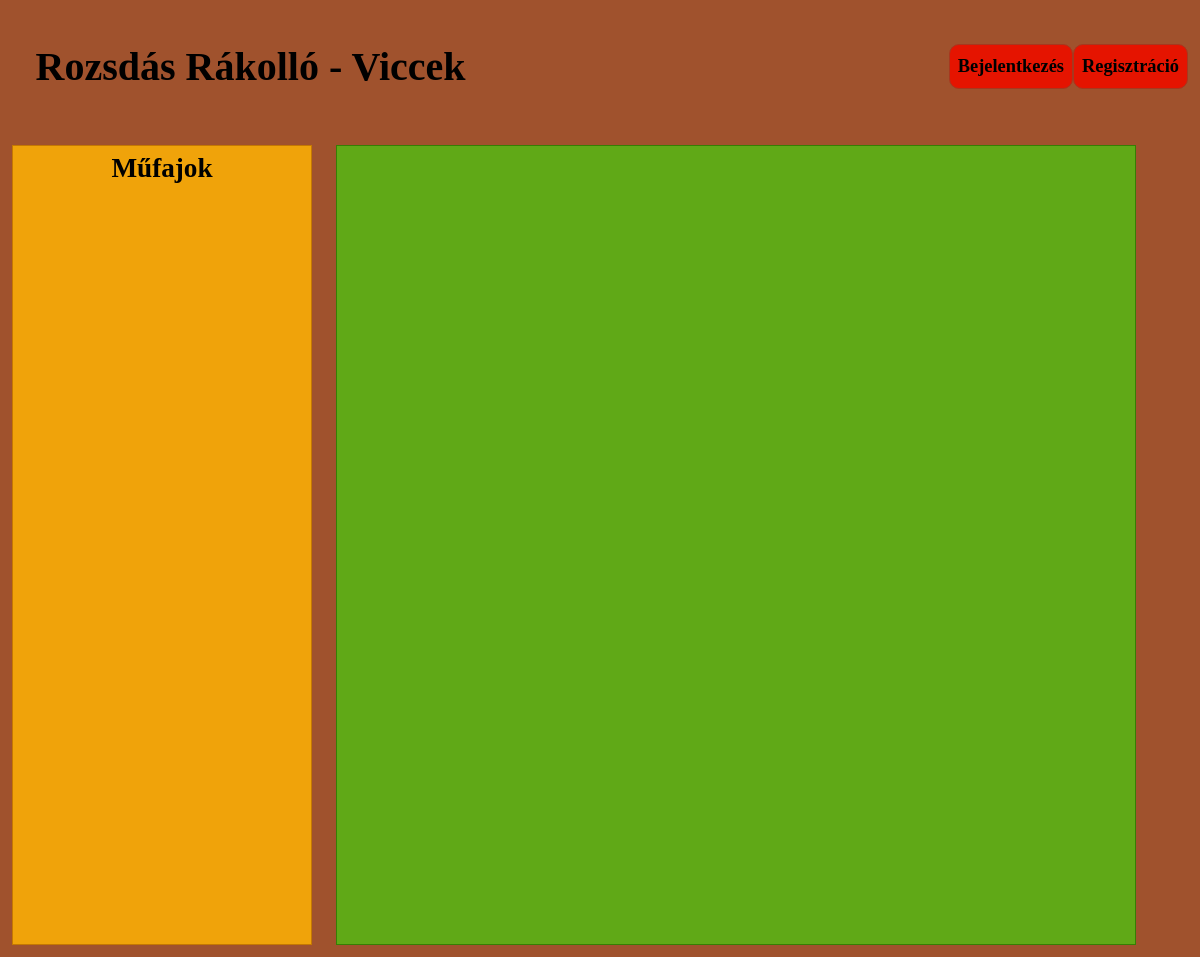
Before: /Oldal/index.php with the older database file.
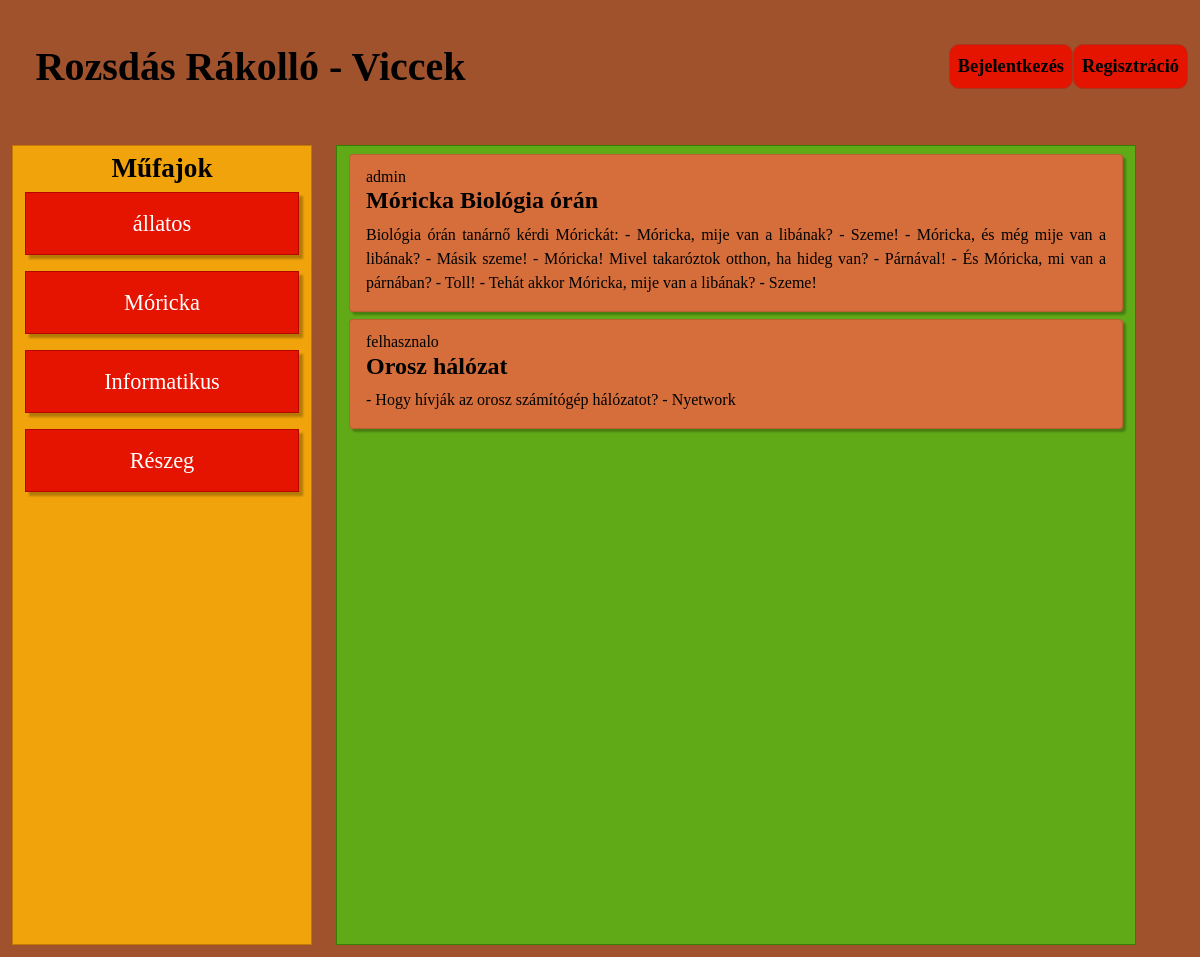
After: the same page with the newer database file.
### tables this page shows
CREATE TABLE `mufajok` (
  `mufajok_id` int(11) NOT NULL,
  `mufaj_neve` varchar(45) NOT NULL
);

CREATE TABLE `posztok` (
  `posztok_id` int(11) NOT NULL,
  `cim` varchar(45) NOT NULL,
  `bejegyzes` varchar(300) NOT NULL,
  `mufaj` varchar(45) NOT NULL,
  `engedelyezve` varchar(4) NOT NULL DEFAULT 'Nem',
  `felhasznalok_felhasznalok_id` int(11) NOT NULL
);

CREATE TABLE `felhasznalok` (
  `felhasznalok_id` int(11) NOT NULL,
  `username` varchar(45) NOT NULL,
  `password` varchar(45) NOT NULL,
  `szuletesi_datum` date NOT NULL,
  `jogosultsag` char(1) NOT NULL
);

### Oldal/classes/db.class.php (called while the page is built)
<?php
    class Db{
        private $host= 'localhost';
        private $user= 'root';
        private $pwd= '';
        private $database= 'rozsdas_rakollo';
        protected function connect(){
            try{
                $dsn='mysql:host='.$this->host.';dbname='.$this->database;
                $pdo=new PDO($dsn, $this->user, $this->pwd);
                $pdo->setAttribute(PDO::ATTR_DEFAULT_FETCH_MODE, PDO::FETCH_ASSOC);
                return $pdo;
            }
            catch(PDOException $error)
            {
                echo "Kapcsolodási hiba:". $error->getMessage();
            }
        }
    }
?>

### Oldal/classes/model.class.php (called while the page is built, shortened)
<?php
    class Model extends Db{
        protected function MufajokM(){
            $sql="SELECT * FROM mufajok";
            $stmt=$this->connect()->prepare($sql);
            $stmt->execute();
            return $stmt;
        }
        protected function PosztokM(){
            $sql="SELECT * FROM posztok INNER JOIN felhasznalok ON posztok.felhasznalok_felhasznalok_id=felhasznalok.felhasznalok_id where engedelyezve = 'Igen'";
            $stmt=$this->connect()->prepare($sql);
            $stmt->execute();
            return $stmt;
        }
    }
?>

### Oldal/classes/view.class.php (the view, shortened to what this page needs)
<?php
    class View extends Model{
        public function Mufajok(){
            $stmt=$this->MufajokM();
            echo '<h4>Műfajok</h4>';
            while($row=$stmt->fetch())
            {
                echo'
                <p>'.$row["mufaj_neve"].'</p>
                ';
            }
        }
        public function Posztok(){
            $stmt=$this->PosztokM();
            while($row=$stmt->fetch())
            {
                echo'
                <div class="card">
                    <div class="card-body">
                        <h6 class="card-subtitle">'.$row["username"].'</h6>
                        <h5 class="card-title">'.$row["cim"].'</h5>
                        <p class="card-text">'.$row["bejegyzes"].'</p>
                    </div>
                </div>
                ';
            }
        }
    }
?>

### Oldal/index.php (shortened to what this page needs)
<!DOCTYPE html>
<html lang="hu">
  <head>
    <link href="assets/bootstrap/bootstrap.min.css" rel="stylesheet" type="text/css">
    <link href="styles/styles.css" rel="stylesheet" type="text/css">
  </head>
  <body>
    <?php
      include("includes/menu.inc.php");
    ?>
    <div class="container-fluid">
      <div class="row content">
        <div class="col-3 sidenav">
          <?php
            $mufajok = new View;
            $mufajok->Mufajok();
          ?>
        </div>
        <div class="col-8 main">
          <?php
            $posztok = new View;
            $posztok->Posztok();
          ?>
        </div>
      </div>
    </div>
  </body>
</html>

Changed rows visible on the page:
added mufajok: mufaj_neve "állatos"
added mufajok: mufaj_neve "Móricka"
added mufajok: mufaj_neve "Informatikus"
added mufajok: mufaj_neve "Részeg"
added posztok: felhasznalok.username "admin", cim "Móricka Biológia órán", bejegyzes "Biológia órán tanárnő kérdi Mórickát: - Móricka, mije van a libának? - Szeme! - Móricka, és még mije van a libának? - Másik szeme! - Móricka! Mivel takaróztok otthon, ha hideg van? - Párnával! - És Móricka, mi van a párnában? - Toll! - Tehát akkor Móricka, mije van a libának? - Szeme!"
added posztok: felhasznalok.username "felhasznalo", cim "Orosz hálózat", bejegyzes "- Hogy hívják az orosz számítógép hálózatot? - Nyetwork"
